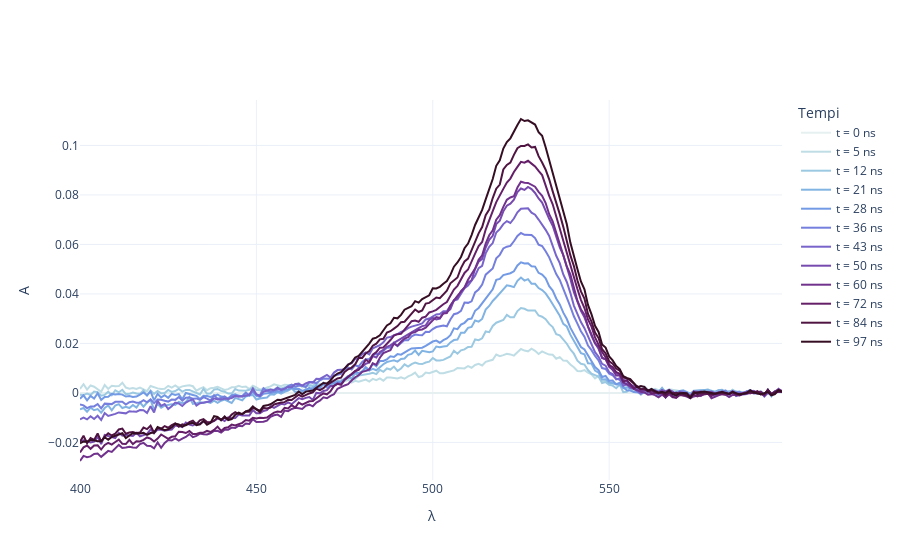

Notebook code for this chart:
### Code cell
fig_diff = go.Figure()

for idx, (key, df) in enumerate(data_diff.items()):
    fig_diff.add_trace(go.Scatter(x=df['λ'], y=df['A'], mode='lines', name=f't = {key} ns', 
                             line=dict(color=colors[idx])))

    # error_y=dict( 
    #     type='data', 
    #     array = sigmay, 
    #     color = colors[2 * i],
    #     thickness = 1.5, 
    #     width = 3, 
	# 	)

fig_diff.update_layout(
    xaxis_title='λ',
    yaxis_title='A',
    legend_title='Tempi',
    template = 'plotly_white'
)

fig_diff.show()

### Figure 1 — Plotly figure (JSON) as saved in the notebook; plotly's stock layout.template omitted (floating-point values rounded to 4 significant figures; data arrays with more than 128 entries replaced by an {"elided": "..."} marker saying what was removed)
{"data": [{"line": {"color": "rgb(230, 240, 240)"}, "mode": "lines", "name": "t = 0 ns", "type": "scatter", "x": {"elided": "200 int values"}, "y": {"elided": "200 int values"}}, {"line": {"color": "rgb(191, 221, 229)"}, "mode": "lines", "name": "t = 5 ns", "type": "scatter", "x": {"elided": "200 int values"}, "y": {"elided": "200 float values"}}, {"line": {"color": "rgb(156, 201, 226)"}, "mode": "lines", "name": "t = 12 ns", "type": "scatter", "x": {"elided": "200 int values"}, "y": {"elided": "200 float values"}}, {"line": {"color": "rgb(129, 180, 227)"}, "mode": "lines", "name": "t = 21 ns", "type": "scatter", "x": {"elided": "200 int values"}, "y": {"elided": "200 float values"}}, {"line": {"color": "rgb(115, 154, 228)"}, "mode": "lines", "name": "t = 28 ns", "type": "scatter", "x": {"elided": "200 int values"}, "y": {"elided": "200 float values"}}, {"line": {"color": "rgb(117, 127, 221)"}, "mode": "lines", "name": "t = 36 ns", "type": "scatter", "x": {"elided": "200 int values"}, "y": {"elided": "200 float values"}}, {"line": {"color": "rgb(120, 100, 202)"}, "mode": "lines", "name": "t = 43 ns", "type": "scatter", "x": {"elided": "200 int values"}, "y": {"elided": "200 float values"}}, {"line": {"color": "rgb(119, 74, 175)"}, "mode": "lines", "name": "t = 50 ns", "type": "scatter", "x": {"elided": "200 int values"}, "y": {"elided": "200 float values"}}, {"line": {"color": "rgb(113, 50, 141)"}, "mode": "lines", "name": "t = 60 ns", "type": "scatter", "x": {"elided": "200 int values"}, "y": {"elided": "200 float values"}}, {"line": {"color": "rgb(100, 31, 104)"}, "mode": "lines", "name": "t = 72 ns", "type": "scatter", "x": {"elided": "200 int values"}, "y": {"elided": "200 float values"}}, {"line": {"color": "rgb(80, 20, 66)"}, "mode": "lines", "name": "t = 84 ns", "type": "scatter", "x": {"elided": "200 int values"}, "y": {"elided": "200 float values"}}, {"line": {"color": "rgb(54, 14, 36)"}, "mode": "lines", "name": "t = 97 ns", "type": "scatter", "x": {"elided": "200 int values"}, "y": {"elided": "200 float values"}}], "layout": {"legend": {"title": {"text": "Tempi"}}, "xaxis": {"title": {"text": "λ"}}, "yaxis": {"title": {"text": "A"}}}}
